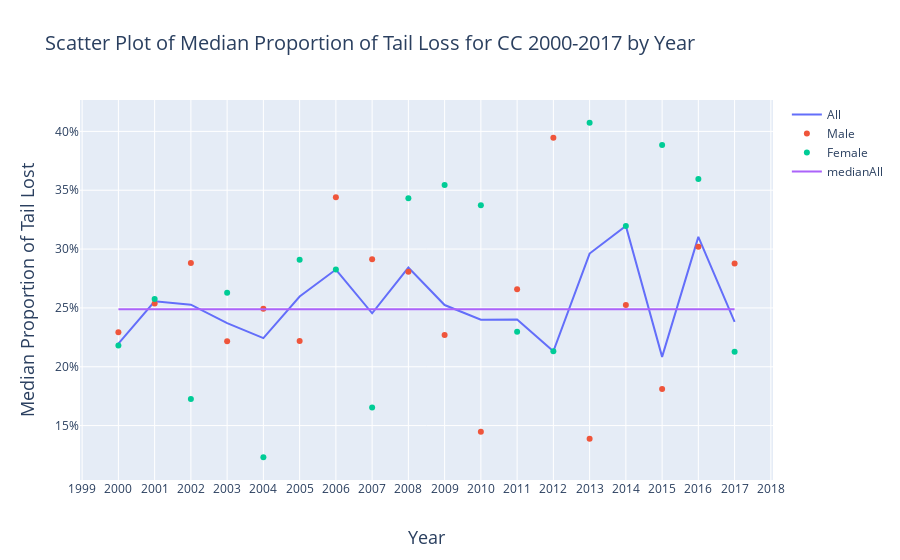

Write notebook code for a chart like this one.
### Code cell
male = go.Scatter(x=dfYearlyEst.loc[(dfYearlyEst.autotomized)&(dfYearlyEst.sex=='m')]['year'],
          y=dfYearlyEst.loc[(dfYearlyEst.autotomized)&(dfYearlyEst.sex=='m')]['50%'],
                  name = 'Male',mode='markers')
female = go.Scatter(x=dfYearlyEst.loc[(dfYearlyEst.autotomized)&(dfYearlyEst.sex=='f')]['year'],
          y=dfYearlyEst.loc[(dfYearlyEst.autotomized)&(dfYearlyEst.sex=='f')]['50%'],
                  name = 'Female',mode='markers')
All = go.Scatter(x=dfYearlyEst.loc[(dfYearlyEst.autotomized)]['year'],
          y=dfYearlyEst.loc[(dfYearlyEst.autotomized)]['50%_all'],
                    name = 'All',mode='lines',marker=dict(size=20,opacity=0.5,line=dict(width=2)))
medianAll = go.Scatter(x=[dfYearlyEst.loc[(dfYearlyEst.autotomized)]['year'].describe()['min'],
                          dfYearlyEst.loc[(dfYearlyEst.autotomized)]['year'].describe()['max']],
                      y=[dfYearlyEst.loc[(dfYearlyEst.autotomized)]['50%_all'].median(),
                        dfYearlyEst.loc[(dfYearlyEst.autotomized)]['50%_all'].median()],
                         name='medianAll',mode='lines')
data = [All,male,female,medianAll]
layout = go.Layout(
    title = 'Scatter Plot of Median Proportion of Tail Loss for CC 2000-2017 by Year',
    titlefont = dict(
        size = 20),
    xaxis = dict(
        dtick = 1,
        title = 'Year',
        titlefont = dict(
            size = 18)),
    yaxis = dict(
        title = 'Median Proportion of Tail Lost',
        tickformat = ".0%",
        titlefont = dict(
            size = 18)),
    boxmode= 'group')

fig = go.Figure(
        data = data,
        layout = layout)
# fig.update_xaxes(range=[0,dfYearlyEst.loc[(dfYearlyEst.autotomized)]['count_all'].describe()['max']+1])
# fig.update_yaxes(range=[0,1])

iplot(fig, filename = 'Scatter Plot of Median Proportion of Tail Loss for CC 2000-2017 by Year.html')
plot(fig, filename = 'Scatter Plot of Median Proportion of Tail Loss for CC 2000-2017 by Year.html')

### Figure 1 — Plotly figure (JSON) as saved in the notebook; plotly's stock layout.template omitted (floating-point values rounded to 4 significant figures)
{"data": [{"marker": {"line": {"width": 2}, "opacity": 0.5, "size": 20}, "mode": "lines", "name": "All", "type": "scatter", "x": [2000, 2000, 2001, 2001, 2002, 2002, 2003, 2003, 2004, 2004, 2005, 2005, 2006, 2006, 2007, 2007, 2008, 2008, 2009, 2009, 2010, 2010, 2011, 2011, 2012, 2012, 2013, 2013, 2014, 2014, 2015, 2015, 2016, 2016, 2017, 2017], "y": [0.2197, 0.2197, 0.2556, 0.2556, 0.2528, 0.2528, 0.2371, 0.2371, 0.2243, 0.2243, 0.2597, 0.2597, 0.2826, 0.2826, 0.2454, 0.2454, 0.2843, 0.2843, 0.2524, 0.2524, 0.2399, 0.2399, 0.2402, 0.2402, 0.2131, 0.2131, 0.2962, 0.2962, 0.3196, 0.3196, 0.2084, 0.2084, 0.3103, 0.3103, 0.2382, 0.2382]}, {"mode": "markers", "name": "Male", "type": "scatter", "x": [2000, 2001, 2002, 2003, 2004, 2005, 2006, 2007, 2008, 2009, 2010, 2011, 2012, 2013, 2014, 2015, 2016, 2017], "y": [0.2293, 0.2537, 0.2883, 0.2216, 0.2493, 0.2219, 0.344, 0.2914, 0.2808, 0.2271, 0.1447, 0.2659, 0.3946, 0.1389, 0.2524, 0.1812, 0.3019, 0.2877]}, {"mode": "markers", "name": "Female", "type": "scatter", "x": [2000, 2001, 2002, 2003, 2004, 2005, 2006, 2007, 2008, 2009, 2010, 2011, 2012, 2013, 2014, 2015, 2016, 2017], "y": [0.2181, 0.2575, 0.1726, 0.2628, 0.1231, 0.2909, 0.2826, 0.1653, 0.3431, 0.3545, 0.3372, 0.2297, 0.2131, 0.4073, 0.3196, 0.3885, 0.3595, 0.2128]}, {"mode": "lines", "name": "medianAll", "type": "scatter", "x": [2000, 2017], "y": [0.2489, 0.2489]}], "layout": {"boxmode": "group", "title": {"font": {"size": 20}, "text": "Scatter Plot of Median Proportion of Tail Loss for CC 2000-2017 by Year"}, "xaxis": {"dtick": 1, "title": {"font": {"size": 18}, "text": "Year"}}, "yaxis": {"tickformat": ".0%", "title": {"font": {"size": 18}, "text": "Median Proportion of Tail Lost"}}}}
